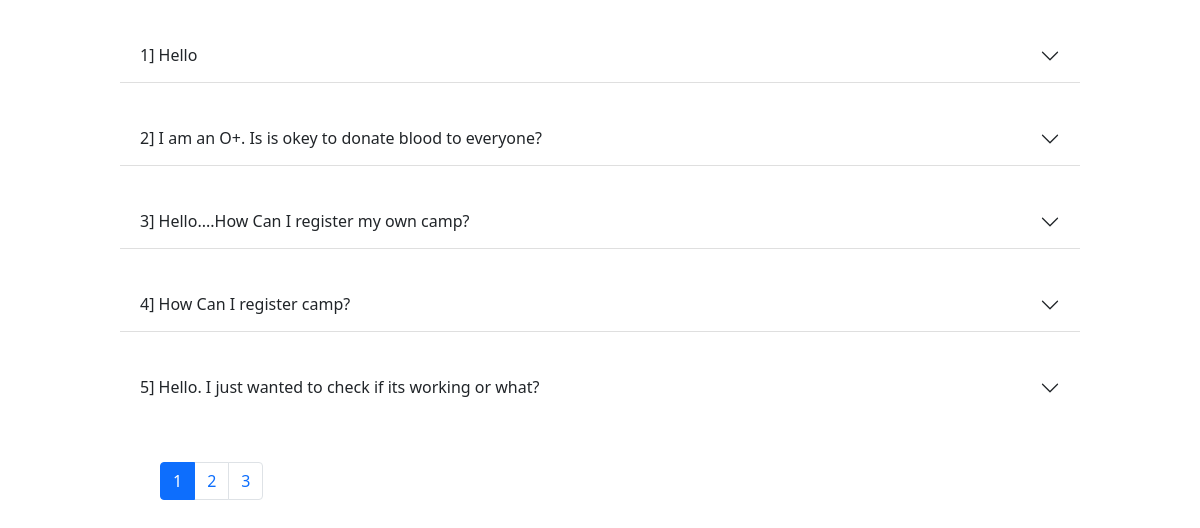
The app's page /Admin/seeContactUs.php (signed in) with its own data.
### tables this page shows
CREATE TABLE `contact_us` (
  `contactus_id` int(5) UNSIGNED NOT NULL,
  `name` varchar(30) NOT NULL,
  `phone_no` varchar(10) NOT NULL,
  `email` varchar(30) NOT NULL,
  `reason` varchar(100) NOT NULL,
  `status` enum('1','0') NOT NULL COMMENT '0=Active\r\n1=Deleted By Admin',
  `created_at` datetime NOT NULL
);

### Admin/seeContactUs.php (the view, shortened to what this page needs)
<?php
include '../Include/connect2.php';
$resultsPerPage = 5;
$totalMessagesQuery = $connection->query("SELECT COUNT(*) AS total FROM contact_us");
$totalMessages = $totalMessagesQuery->fetchColumn();
$totalPages = ceil($totalMessages / $resultsPerPage);
$page = isset($_GET['page']) ? $_GET['page'] : 1;
$startIndex = ($page - 1) * $resultsPerPage;
try {
    $stmt = $connection->prepare("
        SELECT *
        FROM contact_us
        ORDER BY created_at DESC
        LIMIT :startIndex, :resultsPerPage
    ");
    $stmt->bindParam(':startIndex', $startIndex, PDO::PARAM_INT);
    $stmt->bindParam(':resultsPerPage', $resultsPerPage, PDO::PARAM_INT);
    $stmt->execute();
    $contact_us = $stmt->fetchAll(PDO::FETCH_ASSOC);
} catch (PDOException $e) {
    $error = $e->getMessage();
    $_SESSION['error-message'] = "Database error: " . $error;
}
?>
<!DOCTYPE html>
<html lang="en">
<head>
    <link rel="stylesheet" href="../File/css/bootstrap.min.css">
    <link rel="stylesheet" href="https://cdn.jsdelivr.net/npm/bootstrap-icons@1.11.3/font/bootstrap-icons.min.css">
</head>
<body>
<div class="accordion accordion-flush" id="accordionFlushExample">
    <?php
        foreach($contact_us as $key => $allCU) {
    ?>
        <div class="accordion-item">
            <h2 class="accordion-header" id="flush-heading-<?php echo $key; ?>">
                <button class="accordion-button collapsed" type="button" data-bs-toggle="collapse" data-bs-target="#flush-collapse-<?php echo $key; ?>" aria-expanded="false" aria-controls="flush-collapse-<?php echo $key; ?>">
                    <?php echo $key + 1 ; echo "]"." ".$allCU['reason']; ?>
                </button>
            </h2>
        </div>
    <?php
        }
    ?>
    </div>
    <nav aria-label="Page navigation">
        <ul class="pagination justify-content-left mt-5">
            <?php for ($i = 1; $i <= $totalPages; $i++): ?>
                <li class="page-item <?php echo ($page == $i) ? 'active' : ''; ?>">
                    <a class="page-link" href="?page=<?php echo $i; ?>"><?php echo $i; ?></a>
                </li>
            <?php endfor; ?>
        </ul>
    </nav>
</body>
</html>

### Admin/seeContactUs.php (style rules this page uses)
.accordion-item { width: 80%; margin: auto; margin-top:30px; }
.pagination { margin-left:160px; }

### records on screen
contact_us: reason "Hello"
contact_us: reason "I am an O+. Is is okey to donate blood to everyone?"
contact_us: reason "Hello....How Can I register my own camp?"
contact_us: reason "How Can I register camp?"
contact_us: reason "Hello. I just wanted to check if its working or what?"
